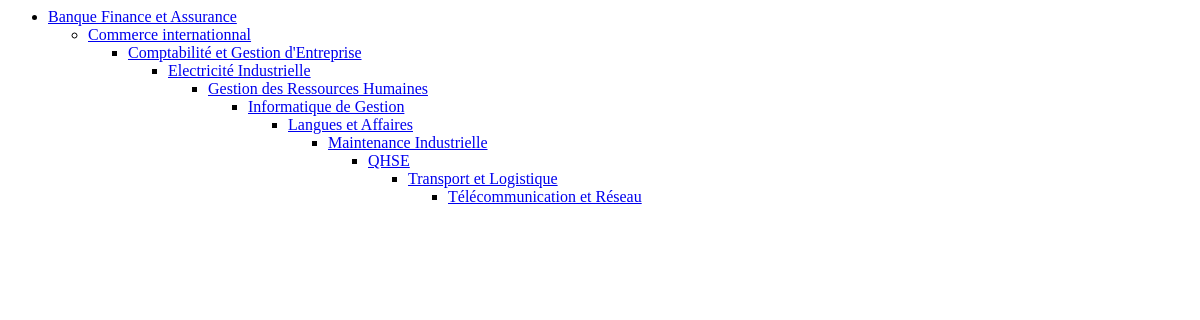
The app's page /filieres/, older data.
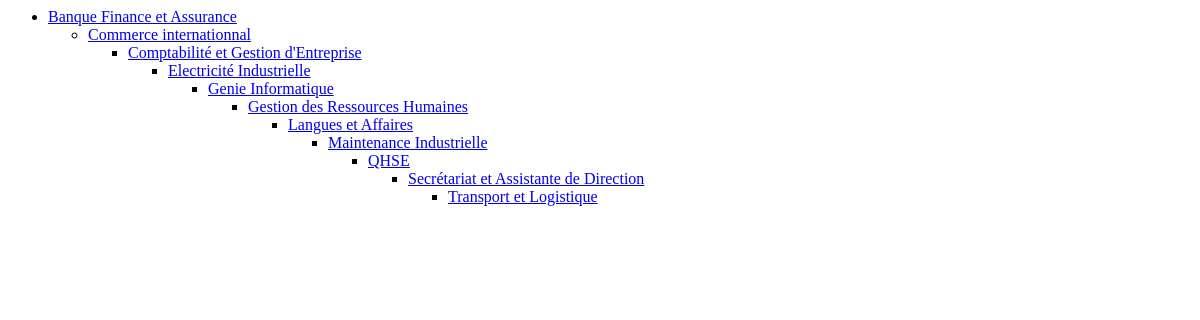
The same page, newer data.
### eces/models.py (models this page shows, shortened)
class Filiere(models.Model):
  image=models.FileField(upload_to="Repertoire_Images", default='images_defaut/filieredefaut1.jpg')
  libelle=models.CharField(max_length=255, unique=True ,help_text='veuillez indiquer une filiere')
  description=RichTextField()
  departement=models.ForeignKey(Departement, on_delete=models.CASCADE)
  class Meta:
    ordering =('libelle',)
    verbose_name_plural='FILIERES'

### eces/views.py (the view)
# urls.py: path('filieres/', views.FiliereListView.as_view(), name='filiere_list'),
class FiliereListView(ListView):
	template_name='filieres.html'
	model=models.Filiere

### templates/filieres.html
{% for filiere in filiere_list %}
 <ul>
 <li><a href="{% url 'filiere_detail' filiere.pk %}">{{ filiere.libelle }}</a></li>
 {% empty %}
 <li>liste vide</li>
 {% endfor %}
 </ul>

Row changes from the older to the newer data that the page shows:
removed Filiere: libelle "Informatique de Gestion"
removed Filiere: libelle "Télécommunication et Réseau"
added Filiere: libelle "Genie Informatique"
added Filiere: libelle "Secrétariat et Assistante de Direction"
